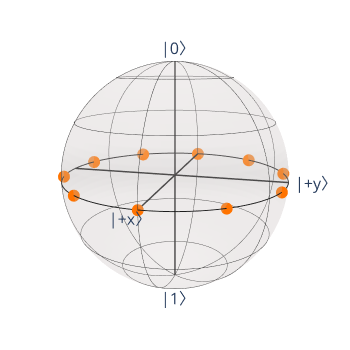

Notebook cell for this chart:
### Code cell
bloch_tsp.plot_all_cities_on_bloch_sphere()
